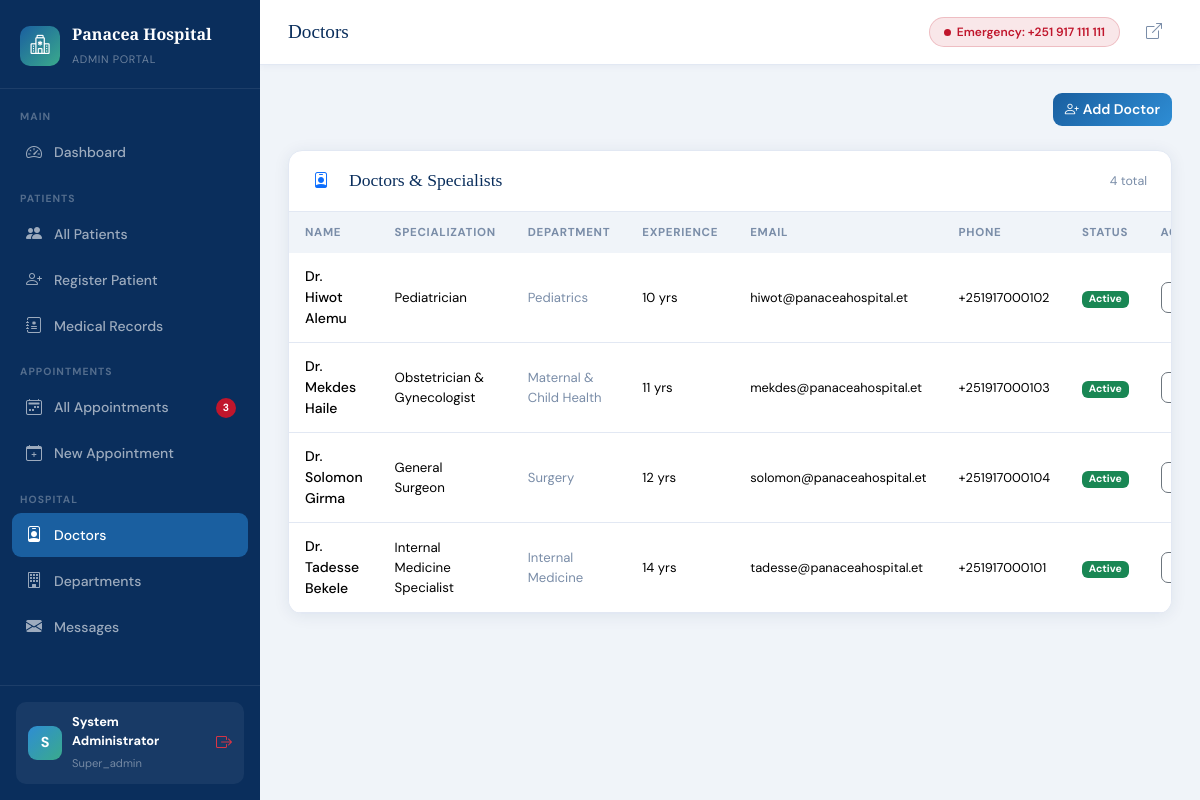
/admin/doctors.php (signed in), run on the app's committed database.
### tables this page shows
CREATE TABLE doctors (
  id INT UNSIGNED AUTO_INCREMENT PRIMARY KEY,
  department_id INT UNSIGNED NOT NULL,
  full_name VARCHAR(150) NOT NULL,
  specialization VARCHAR(120) NOT NULL,
  years_exp TINYINT UNSIGNED DEFAULT 0,
  bio TEXT,
  phone VARCHAR(30),
  email VARCHAR(120),
  photo_url VARCHAR(255),
  is_active TINYINT(1) DEFAULT 1,
  created_at TIMESTAMP DEFAULT CURRENT_TIMESTAMP,
  FOREIGN KEY (department_id) REFERENCES departments(id) ON DELETE CASCADE
);

CREATE TABLE departments (
  id INT UNSIGNED AUTO_INCREMENT PRIMARY KEY,
  name VARCHAR(120) NOT NULL,
  description TEXT,
  icon VARCHAR(60),
  created_at TIMESTAMP DEFAULT CURRENT_TIMESTAMP
);

### admin/doctors.php (the view, shortened to what this page needs)
 <?php
require_once dirname(__FILE__) . '/../includes/helpers.php';
$pdo    = db();
    ?>
    <?php require_once dirname(__FILE__) . '/../includes/layout_footer.php'; exit;
$doctors = $pdo->query("
    SELECT d.*, dep.name AS dept_name
    FROM doctors d
    LEFT JOIN departments dep ON d.department_id = dep.id
    ORDER BY d.full_name
")->fetchAll();
require_once dirname(__FILE__) . '/../includes/layout_header.php';
?>
<div class="d-flex justify-content-end mb-4">
  <a href="?action=add" class="btn btn-primary">
    <i class="bi bi-person-plus me-1"></i>Add Doctor
  </a>
</div>
<div class="data-card">
  <div class="data-card-head">
    <i class="bi bi-person-badge text-primary me-2"></i>
    <h5>Doctors & Specialists</h5>
    <span style="font-size:.78rem;color:var(--muted)"><?= count($doctors) ?> total</span>
  </div>
  <div class="table-responsive">
    <table class="table table-hover align-middle">
      <thead>
        <tr><th>Name</th><th>Specialization</th><th>Department</th><th>Experience</th><th>Email</th><th>Phone</th><th>Status</th><th>Actions</th></tr>
      </thead>
      <tbody>
        <?php foreach ($doctors as $d): ?>
        <tr>
          <td style="font-weight:500"><?= clean($d['full_name']) ?></td>
          <td style="font-size:.83rem"><?= clean($d['specialization']) ?></td>
          <td style="font-size:.82rem;color:var(--muted)"><?= clean($d['dept_name']) ?></td>
          <td style="font-size:.82rem"><?= $d['years_exp'] ?> yrs</td>
          <td style="font-size:.8rem"><?= clean($d['email']) ?></td>
          <td style="font-size:.8rem"><?= clean($d['phone'] ?? '—') ?></td>
          <td><?= statusBadge($d['is_active'] ? 'Active' : 'Inactive') ?></td>
          <td>
            <div class="d-flex gap-1">
              <a href="?action=edit&id=<?= $d['id'] ?>" class="btn btn-sm btn-outline-secondary">
              </a>
            </div>
          </td>
        </tr>
        <?php endforeach; ?>
      </tbody>
    </table>
  </div>
</div>
<?php require_once dirname(__FILE__) . '/../includes/layout_footer.php'; ?>

### includes/helpers.php (shortened to what this page needs)
<?php
function clean(?string $val): string {
    return htmlspecialchars(trim($val), ENT_QUOTES, 'UTF-8');
}
function statusBadge(string $status): string {
    $map = [
        'Pending'    => 'warning',
        'Confirmed'  => 'info',
        'Completed'  => 'success',
        'Cancelled'  => 'danger',
        'No-Show'    => 'secondary',
        'Active'     => 'success',
        'Inactive'   => 'secondary',
        'Discharged' => 'info',
        'Deceased'   => 'dark',
    ];
    $c = $map[$status] ?? 'secondary';
    return "<span class=\"badge bg-$c\">" . clean($status) . '</span>';
}

### includes/layout_header.php (style rules this page uses)
:root { --sidebar-w: 260px; --blue-deep: #0a2e5c; --blue-mid: #1a5fa0; --blue-bright: #2e8dd4; --green: #3aaa8c; --red: #c0162c; --bg: #f0f4f9; --card: #ffffff; --text: #1a2b42; --muted: #7a8da8; --border: #e2e8f3; --shadow: 0 2px 16px rgba(10,46,92,.08); }
* { box-sizing: border-box; margin: 0; padding: 0; }
body { font-family: 'DM Sans', sans-serif; background: var(--bg); color: var(--text); }
.data-card { background: var(--card); border-radius: 14px; border: 1px solid var(--border); overflow: hidden; box-shadow: var(--shadow); }
.data-card-head { padding: 18px 24px; border-bottom: 1px solid var(--border); display: flex; align-items: center; gap: 12px; }
.data-card-head h5 { font-family: 'Playfair Display',serif; font-size: 1.1rem; color: var(--blue-deep); flex: 1; margin: 0; }
.table { margin: 0; font-size: .875rem; }
.table th { background: var(--bg); color: var(--muted); font-size: .72rem; font-weight: 700; text-transform: uppercase; letter-spacing: .06em; padding: 12px 16px; border: none; white-space: nowrap; }
.table td { padding: 13px 16px; border-color: var(--border); vertical-align: middle; }
.btn-primary { background: linear-gradient(135deg, var(--blue-mid), var(--blue-bright)); border: none; border-radius: 9px; font-weight: 600; font-size: .875rem; }
.btn-sm { font-size: .78rem; padding: 5px 12px; border-radius: 7px; }

### data on the page
doctors: full_name "Dr. Hiwot Alemu", specialization "Pediatrician", department.name "Pediatrics", years_exp "10", email "hiwot@panaceahospital.et", phone "+251917000102"
doctors: full_name "Dr. Mekdes Haile", specialization "Obstetrician & Gynecologist", department.name "Maternal & Child Health", years_exp "11", email "mekdes@panaceahospital.et", phone "+251917000103"
doctors: full_name "Dr. Solomon Girma", specialization "General Surgeon", department.name "Surgery", years_exp "12", email "solomon@panaceahospital.et", phone "+251917000104"
doctors: full_name "Dr. Tadesse Bekele", specialization "Internal Medicine Specialist", department.name "Internal Medicine", years_exp "14", email "tadesse@panaceahospital.et", phone "+251917000101"

### other printed values
$stats['pending_appts'] "3"
substr($admin['name'] ?: $admin['username'], 0, 1) "S"
$admin['name'] ?: $admin['username'] "System Administrator"
$admin['role'] "Super_admin"
$pageTitle "Doctors"
count($doctors) "4"
